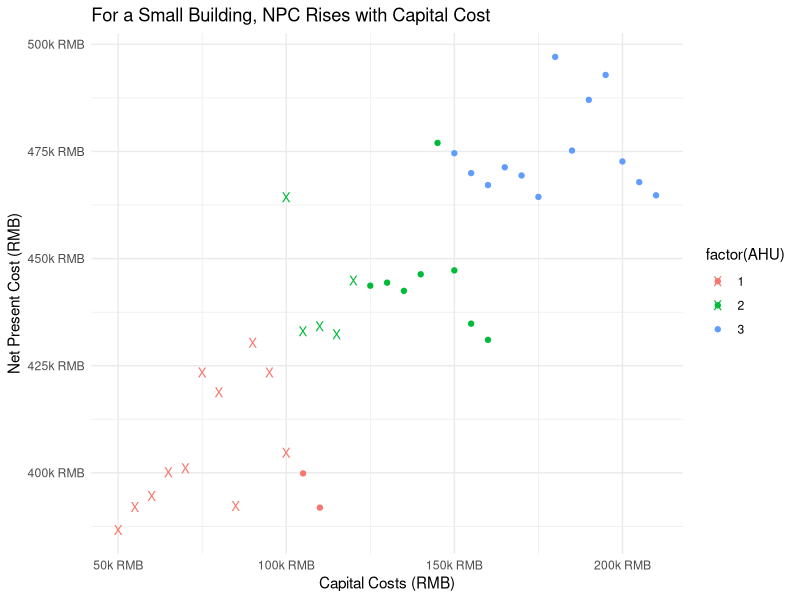
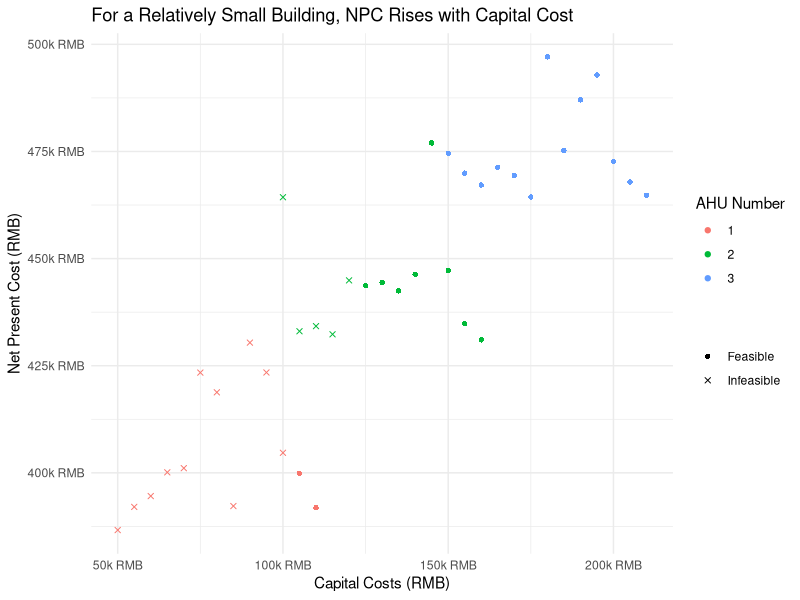
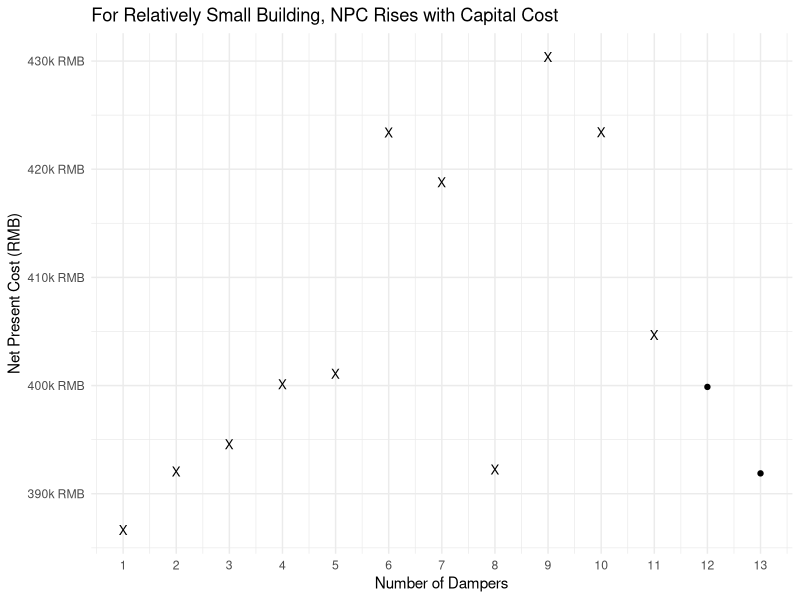
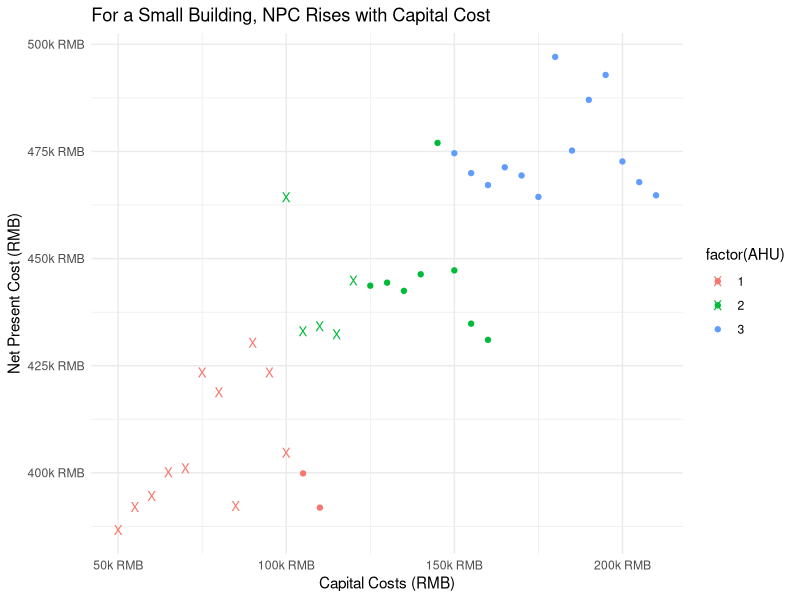

Source code (R) for these figures, in order:
## ---- chunk 1

library(tidyverse)

df <- read_csv("pareto_data.csv")

names(df)

df %>%
  filter(feasibility == "Feasible", AHU %in% c(1,2,3)) %>%
  ggplot(aes(x = Cap_ex, y = NPC, color = factor(AHU))) +
  geom_point() +
  geom_point(
    data = df %>% filter(feasibility == "Infeasible"), 
    shape = "X",
    size = 3
  ) +
  scale_color_discrete() +
  scale_x_continuous(
    name = "Capital Costs (RMB)",
    labels = function(x) as.character(x / 1000) %>% str_c("k RMB")
  ) +
  scale_y_continuous(
    name = "Net Present Cost (RMB)",
    labels = function(y) as.character(y / 1000) %>% str_c("k RMB")
  ) +
  labs(title = "For a Small Building, NPC Rises with Capital Cost") +
  theme_minimal()

ggsave("pareto_curve_final.png", dpi = 500)
## ---- chunk 2
df %>%
  filter(AHU %in% c(1,2,3)) %>%
  ggplot(aes(x = Cap_ex, y = NPC, color = factor(AHU), shape = feasibility)) +
  geom_point() +
  scale_color_discrete() +
  scale_x_continuous(
    name = "Capital Costs (RMB)",
    labels = function(x) as.character(x / 1000) %>% str_c("k RMB")
  ) +
  scale_y_continuous(
    name = "Net Present Cost (RMB)",
    labels = function(y) as.character(y / 1000) %>% str_c("k RMB")
  ) +
  scale_shape_manual(name = "", values = c("Feasible" = 16, "Infeasible" = 4)) +
  labs(
    title = "For a Relatively Small Building, NPC Rises with Capital Cost",
    color = "AHU Number"
  ) +
  theme_minimal()
## ---- chunk 3
# Plot NPC vs number of dampers

df %>%
  filter(feasibility == "Feasible", AHU == 1) %>%
  ggplot(aes(x = dampers, y = NPC)) +
  geom_point() +
  geom_point(
    data = df %>% filter(feasibility == "Infeasible", AHU == 1), 
    shape = "X",
    size = 3
  ) +
  scale_x_continuous(
    name = "Number of Dampers",
    breaks = seq(1,13,1),
    #labels = function(x) as.character(x / 1000) %>% str_c("k RMB")
  ) +
  scale_y_continuous(
    name = "Net Present Cost (RMB)",
    labels = function(y) as.character(y / 1000) %>% str_c("k RMB")
  ) +
  labs(title = "For Relatively Small Building, NPC Rises with Capital Cost") +
  theme_minimal()
